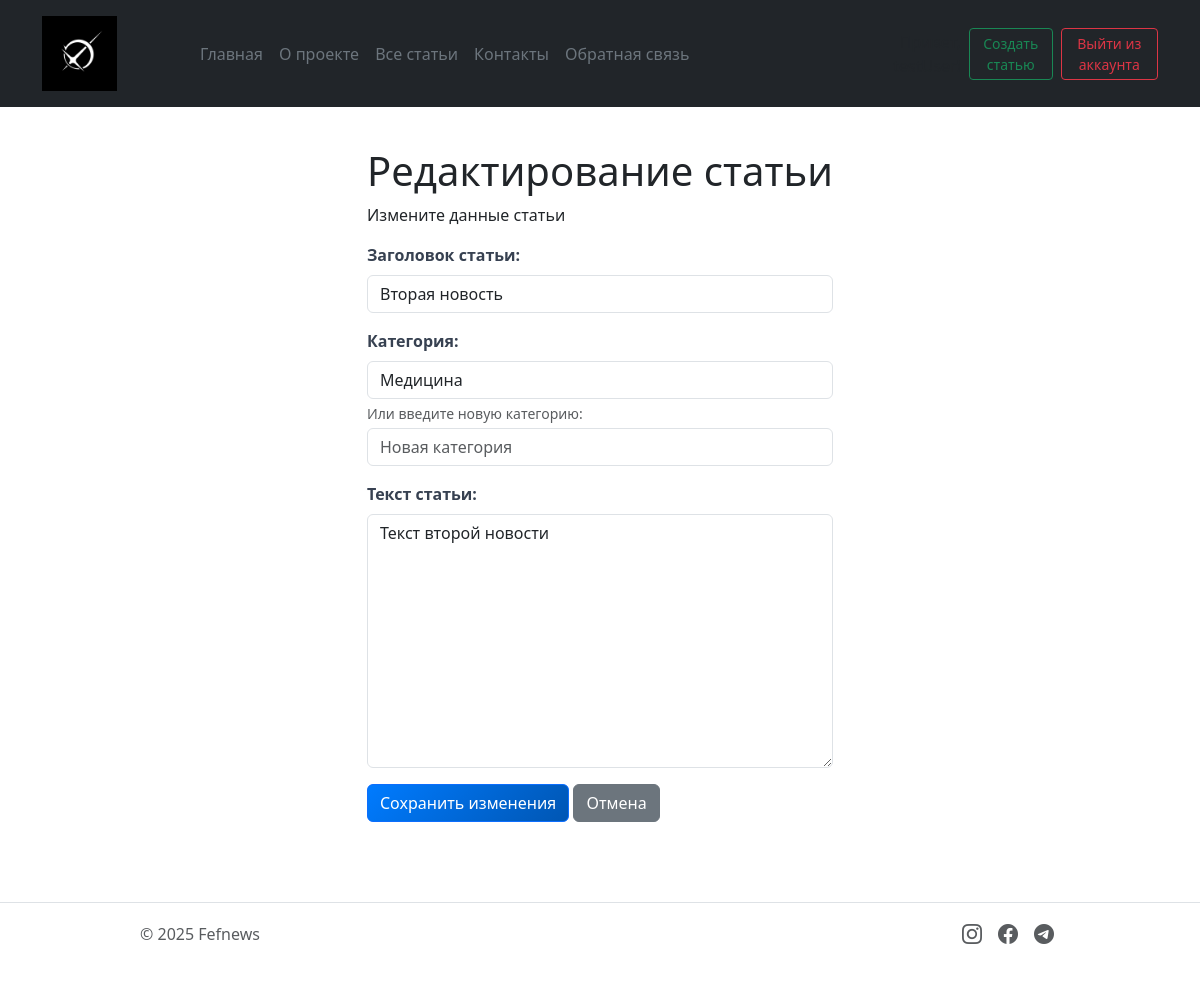
Screenshot of /edit-article/2 (signed in) with the database file from the repository.
### models.py (models this page shows)
class Article(db.Model):
    __tablename__ = 'article'
    id = db.Column(db.Integer, primary_key=True)
    title = db.Column(db.String(200), nullable=False)
    text = db.Column(db.Text, nullable=False)
    created_date = db.Column(db.DateTime, default=datetime.now)
    user_id = db.Column(db.Integer, db.ForeignKey('user.id'), nullable=False)
    category = db.Column(db.String(50), nullable=False, default='general')
    comments = db.relationship('Comment', backref='article', lazy=True, cascade='all, delete-orphan')

### app.py (the view, shortened to what this page needs)
@app.route('/edit-article/<int:id>', methods=['POST', 'GET'])
@login_required
def edit_article(id):
    article = Article.query.get_or_404(id)
    if article.author != current_user:
        flash('У вас нет прав для редактирования этой статьи!', 'danger')
        return redirect(url_for('news', id=id))
    return render_template('edit_article.html', article=article)

### app.py (called while the page is built)
@login_manager.user_loader
def load_user(user_id):
    return User.query.get(int(user_id))

def get_categories():
    categories = db.session.query(Article.category).distinct().all()
    return [category[0] for category in categories]

@app.context_processor
def inject_today():
    return {'today': datetime.now().date()}

@app.context_processor
def inject_categories():
    categories = get_categories()
    return {'categories': categories}

@app.context_processor
def inject_current_user():
    return {'current_user': current_user}

### templates/edit_article.html (shortened to what this page needs)
{% extends 'base.html' %}
{% block content %}
<div class="container">
	<h1>Редактирование статьи</h1>
	<p>Измените данные статьи</p>
	<form name="edit_article" method="POST">
		<div class="form-list">
			<div class="mb-3">
				<label class="form-label">Заголовок статьи:</label>
				<input class="form-control {% if errors and errors.title %}is-invalid{% endif %}" type="text"
					name="title" maxlength="200" value="{{ article.title if article else (title if title else '') }}">
			</div>
			<div class="mb-3">
				<label class="form-label">Категория:</label>
				<select class="form-control {% if errors and errors.category %}is-invalid{% endif %}" name="category">
					{% for cat in categories %}
					<option value="{{ cat }}" {% if (article.category if article else category)==cat %}selected{% endif
						%}>
						{{ cat }}
					</option>
					{% endfor %}
				</select>
				<div class="form-text">
					Или введите новую категорию:
					<input type="text" class="form-control mt-1" name="new_category" placeholder="Новая категория">
				</div>
			</div>
			<div class="mb-3">
				<label class="form-label">Текст статьи:</label>
				<textarea class="form-control {% if errors and errors.text %}is-invalid{% endif %}" name="text"
					rows="10">{{ article.text if article else (text if text else '') }}</textarea>
			</div>
			<div class="mb-3">
				<button type="submit" class="btn btn-primary">Сохранить изменения</button>
				<a href="{{ url_for('news', id=article.id) }}" class="btn btn-secondary">Отмена</a>
			</div>
		</div>
	</form>
</div>
{% endblock %}

### static/css_styles/feedback.css (style rules this page uses)
.form-label { font-weight: 600; color: #374151; margin-bottom: 0.5rem; }
.form-control { border: 2px solid #e5e7eb; border-radius: 8px; padding: 0.75rem 1rem; transition: all 0.3s ease; }
.btn-primary { background: linear-gradient(135deg, #007bff 0%, #0056b3 100%); border: none; border-radius: 8px; padding: 0.75rem 2rem; font-weight: 600; transition: all 0.3s ease; }

### rows the page displays
Article: title "Вторая новость", category "Медицина", text "Текст второй новости"
